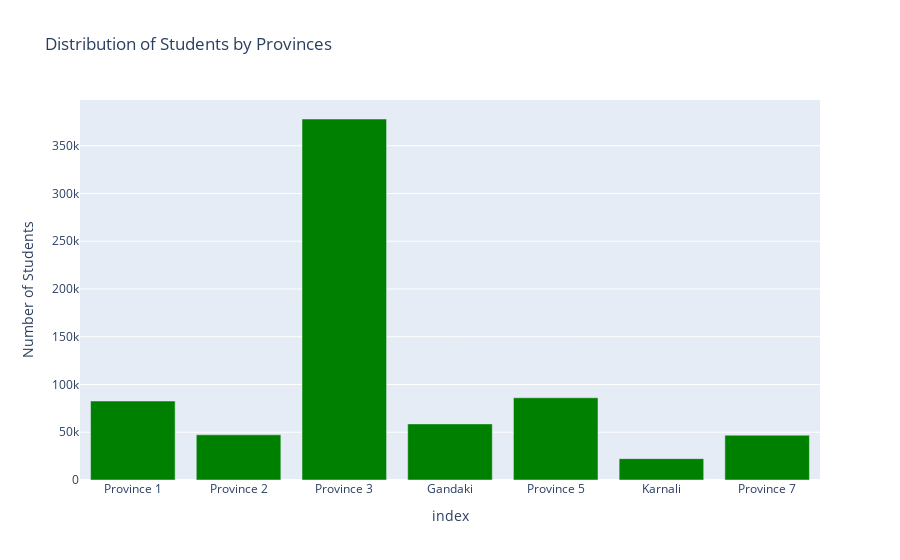

The notebook cell saved with this chart:
### Markdown cell above
7. Distribution of Students by Province

### Code cell
provinceDataFrame = provinceDataFrame[provinceDataFrame['Total'] != 0][degreeDataFrame['Total'] != 0]
provinceDataFrame_sum = provinceDataFrame.drop('Total',axis=1).sum(numeric_only=True)

provinceDataFrame_sum_gby = provinceDataFrame.groupby(['University']).sum(numeric_only=True)
df = pd.DataFrame(provinceDataFrame_sum)
df.columns= ['Number of Students']

# plot sum
fig = px.bar(df,x=df.index, y='Number of Students',title="Distribution of Students by Provinces").update_layout(showlegend=False)
fig.update_traces(marker_color='green')
fig.show()

### Figure 1 — Plotly figure (JSON) as saved in the notebook; plotly's stock layout.template omitted (floating-point values rounded to 4 significant figures)
{"data": [{"alignmentgroup": "True", "hovertemplate": "index=%{x}<br>Number of Students=%{y}<extra></extra>", "legendgroup": "", "marker": {"color": "green", "pattern": {"shape": ""}}, "name": "", "offsetgroup": "", "orientation": "v", "showlegend": false, "textposition": "auto", "type": "bar", "x": ["Province 1", "Province 2", "Province 3", "Gandaki", "Province 5", "Karnali", "Province 7"], "xaxis": "x", "y": [82700, 47320, 377992, 58760, 86090, 22376, 46916], "yaxis": "y"}], "layout": {"barmode": "relative", "legend": {"tracegroupgap": 0}, "showlegend": false, "title": {"text": "Distribution of Students by Provinces"}, "xaxis": {"anchor": "y", "domain": [0, 1], "title": {"text": "index"}}, "yaxis": {"anchor": "x", "domain": [0, 1], "title": {"text": "Number of Students"}}}}
